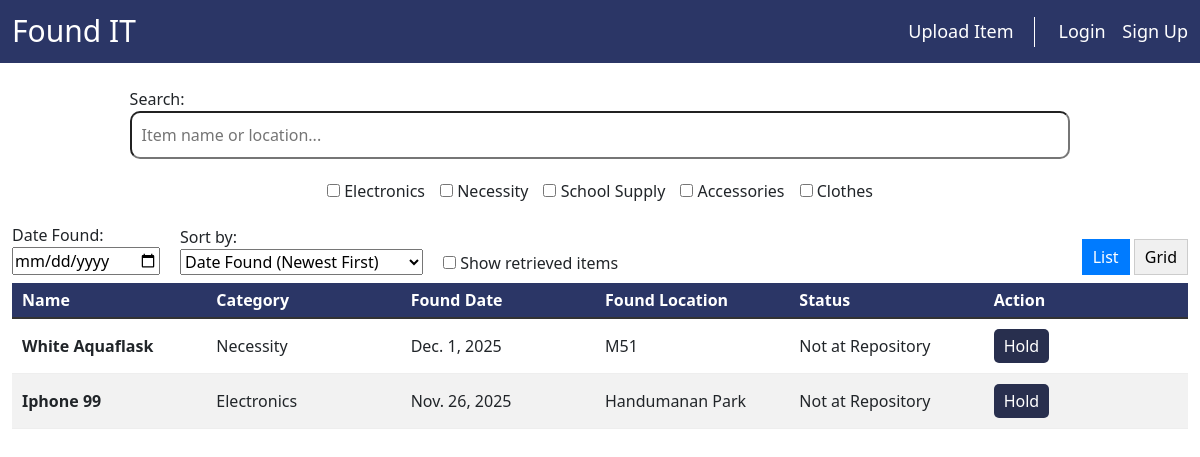
/lnf/, run on the app's committed database.
### lnf/models.py (models this page shows, shortened)
class Item(models.Model):
    STATUS_CHOICES = [
        ('not_at_repository', 'Not at Repository'),
        ('at_repository', 'At Repository'),
        ('retrieved', 'Retrieved'),
    ]
    name = models.CharField(max_length=100)
    category = models.ForeignKey(Category, on_delete=models.SET_NULL, null=True, blank=True)
    pending_category_name = models.CharField(max_length=100, null=True, blank=True)
    description = models.TextField(blank=True)
    found_location = models.CharField(max_length=100)
    found_date = models.DateField(verbose_name='date found')
    pub_date = models.DateTimeField(verbose_name='date published')
    uploaded_by = models.ForeignKey(User, on_delete=models.SET_NULL, null=True, blank=True, related_name='uploaded_items')
    status = models.CharField(max_length=20, choices=STATUS_CHOICES, default='not_at_repository')
    retrieved_by = models.ForeignKey(User, on_delete=models.SET_NULL, null=True, blank=True, related_name='retrieved_items')
    held_by = models.ManyToManyField(User, blank=True, related_name='held_items')

class Category(models.Model):
    name = models.CharField(max_length=100, unique=True)
    parent = models.ForeignKey(
        'self',
        on_delete=models.CASCADE,
        related_name='children',
        null=True,
        blank=True
    )
    def __str__(self):
        return self.name

### lnf/views.py (the view)
# urls.py: path("", views.index, name="index"),
def index(request):
    item_list, form = _filter_and_sort_items(request.GET)
    context = {
        'form': form,
        'item_list': item_list,
    }
    return render(request, 'lnf/index.html', context)

### lnf/forms.py
class ItemFilterForm(forms.Form):
    q = forms.CharField(
        required=False,
        label='Search',
        widget=forms.TextInput(attrs={'placeholder': 'Item name or location...'})
    )
    categories = forms.ModelMultipleChoiceField(
        queryset=Category.objects.all(),
        required=False,
        widget=forms.CheckboxSelectMultiple(attrs={'class': 'checkbox-inline'}),
        label='Categories'
    )
    found_date = forms.DateField(
        required=False,
        widget=forms.DateInput(attrs={'type': 'date'}),
        label='Date Found'
    )
    sort_by = forms.ChoiceField(
        choices=(
            ('-found_date', 'Date Found (Newest First)'),
            ('found_date', 'Date Found (Oldest First)'),
            ('-pub_date', 'Date Published (Newest First)'),
            ('pub_date', 'Date Published (Oldest First)'),
            ('name', 'Name (A-Z)'),
            ('-name', 'Name (Z-A)'),
        ),
        required=False,
        label='Sort by'
    )
    include_retrieved = forms.BooleanField(required=False, label='Show retrieved items')

### lnf/templates/lnf/index.html (shortened to what this page needs)
{% extends "lnf/base.html" %}
{% block content %}
{% load static %}
<form method="get" action="{% url 'lnf:index' %}" id="filter-form" class="mb-2">
    <div class="search-bar">
            {{ form.q.label_tag }}<br>
            <input type="text" name="q" placeholder="Item name or location..." id="id_q">
    </div>
    <div>
        <div class="category-checkboxes">
            {% for checkbox in form.categories %}
            <span class="category-item">{{ checkbox }}</span>
            {% endfor %}
        </div>
    </div>
    <div class="options">
        <div>
            {{ form.found_date.label_tag }}<br>
            {{ form.found_date }}
        </div>
        <div>
            {{ form.sort_by.label_tag }}<br>
            {{ form.sort_by }}
        </div>
        <div class="checkbox-wrapper">
            {{ form.include_retrieved }}
            <label for="{{ form.include_retrieved.id_for_label }}">{{ form.include_retrieved.label }}</label>
        </div>
        <div class="view-toggle-buttons">
            <button type="button" id="list-view-btn" class="view-toggle-btn active">List</button>
            <button type="button" id="grid-view-btn" class="view-toggle-btn">Grid</button>
        </div>
    </div>
</form>
<div id="item-list-container" class="list-view">
    {% include "lnf/partials/_item_list.html" %}
</div>
{% endblock %}

### lnf/templates/lnf/base.html (shortened to what this page needs)
<!DOCTYPE html>
<html lang="en">
<head>
    {% load static %}
    <link rel="stylesheet" href="{% static 'lnf/style.css' %}">
    <link href="https://cdn.jsdelivr.net/npm/bootstrap@5.3.8/dist/css/bootstrap.min.css" rel="stylesheet">
</head>
<body>
    <nav class="navbar p-2">
      <a href="{% url 'lnf:index' %}" class="navbar-brand"><span class="h1">Found IT</span></a>
      <div class="me-3"><a href="{% url 'lnf:upload' %}">Upload Item</a></div>
      <div class="login ms-3">
        {% if user.is_authenticated %}
            <form action="{% url 'logout' %}" method="post" style="display: inline;">
                {% csrf_token %}
                <button type="submit" class="logout-button"><span>Logout</span></button>
            </form>
            <span class="ms-1">Hi {{ user.username }}!</span>
        {% else %}
            <a href="{% url 'login' %}" class="ms-1">Login</a>
            <a href="{% url 'lnf:signup' %}" class="ms-1">Sign Up</a>
        {% endif %}
      </div>
    </nav>
    <br>
  <div class="container-fluid">
    {% block content %}
    {% endblock %}
  </div>
</body>
</html>

### lnf/templates/lnf/partials/_item_list.html (shortened to what this page needs)
<div class="list-header">
    <div>Name</div>
    <div>Category</div>
    <div>Found Date</div>
    <div>Found Location</div>
    <div>Status</div>
    <div>Action</div>
</div>
{% if item_list %}
    {% for item in item_list %}
        <div class="item">
            <div>
                <strong>{{ item.name }}</strong>
            </div>
            <div>
                {% if item.category %}
                    {{ item.category }}
                {% else %}
                    {{ item.pending_category_name }} (pending)
                {% endif %}
            </div>
            <div>{{ item.found_date }}</div>
            <div>{{ item.found_location }}</div>
            <div>{{ item.get_status_display }}</div>
            <div>
                {% if request.user in item.held_by.all %}
                    <form action="{% url 'lnf:unhold_item' item.id %}" method="post" style="display: inline;">
                        {% csrf_token %}
                        <button type="submit" class="unhold-button">Unhold</button>
                    </form>
                {% else %}
                    <form action="{% url 'lnf:hold_item' item.id %}" method="post" style="display: inline;">
                        <button type="submit" class="hold-button">Hold</button>
                    </form>
                {% endif %}
            </div>
        </div>
    {% endfor %}
{% else %}
    <p>No items match your search criteria. Please try again.</p>
{% endif %}

### lnf/static/lnf/style.css (style rules this page uses)
div { box-sizing: border-box; }
nav { display: flex; background-color: #2B3666; color: white; font-size: 18px; }
.navbar-brand .h1 { color: white; font-size: 30px; }
nav a, a:visited { color: inherit; text-decoration: none; flex-grow: auto; padding: 0 4px 0 4px; }
.search-bar { left: 0; right: 0; margin: auto; width: 80%; margin-bottom: 10px; }
.search-bar input { width: 100%; padding: 10px; border-radius: 10px; }
.options { display: flex; gap: 20px; align-items: flex-end; }
.category-checkboxes { width: 80%; margin: 10px auto; display: flex; justify-content: center; flex-wrap: wrap; gap: 15px; padding: 10px 0; }
.view-toggle-buttons { display: block; }
.view-toggle-btn { background-color: #f0f0f0; border: 1px solid #ccc; padding: 5px 10px; cursor: pointer; }
.view-toggle-btn.active { background-color: #007bff; color: white; border-color: #007bff; }
#item-list-container.list-view .list-header { display: grid; grid-template-columns: 1fr 1fr 1fr 1fr 1fr 1fr; font-weight: bold; padding: 5px 0 5px 10px; border-bottom: 2px solid #333; background-color: #2B3666; color: white; }
#item-list-container.list-view .item { display: grid; grid-template-columns: 1fr 1fr 1fr 1fr 1fr 1fr; align-items: center; padding: 10px; gap: 10px; border-bottom: 1px solid #eee; }
#item-list-container.list-view .item:nth-child(odd) { background-color: rgba(128, 128, 128, 0.1); }
.hold-button, .unhold-button { background-color: #282F4E; color: white; border: none; padding: 5px 10px; border-radius: 5px; cursor: pointer; }

### data on the page
Item: name "White Aquaflask", category "Necessity", found_date "Dec. 1, 2025", found_location "M51", status "Not at Repository", shows "Hold"
Item: name "Iphone 99", category "Electronics", found_date "Nov. 26, 2025", found_location "Handumanan Park", status "Not at Repository", shows "Hold"
